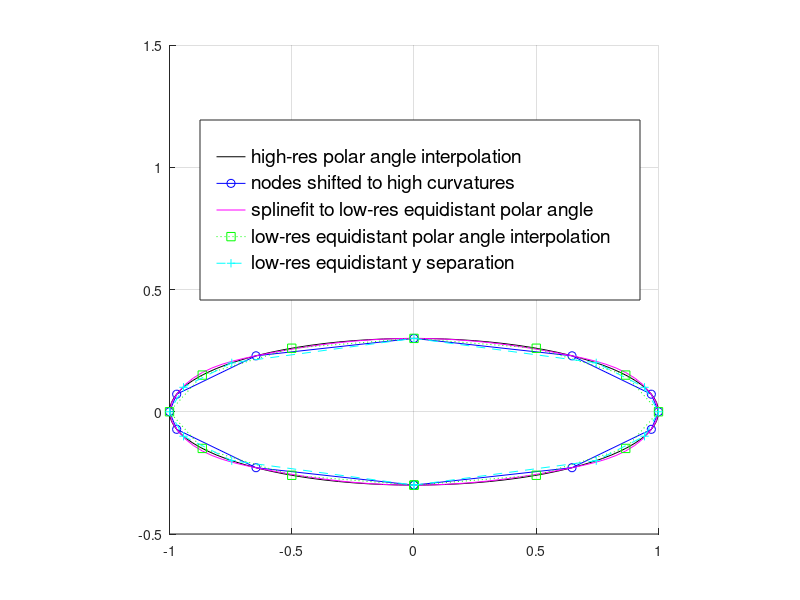
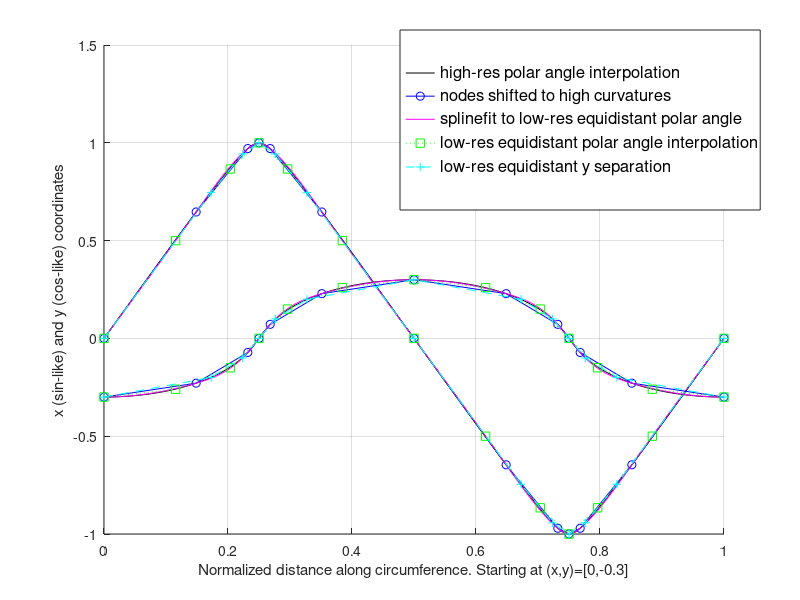

MATLAB code for these plots, in order:
% Spline approximation of ellipses in GNU octave
% How to choose appropriate nodes on the circumference
% ---------------------------------------------------------------------------
% Fit a piecewise cubic spline (of type pp) with breaks
% pp = splinefit (x, y, breaks)
% ---------------------------------------------------------------------------
% Spline approximation of a closed ellipse with a total of 9 nodes
% is already usable on common CNC xy milling machines. The approximation
% is better than for stepwise linear interpolation, but requires support
% of spline interpolation (G5, G5.1 or G5.2 commands).
%
%   G5 creates a cubic B-spline
%   G5.1 creates a quadratic B-Spline
%   G5.2 G5.3 NURBS Block rational B-Spline
%
% Spline interpolation yields good results for 9 or more nodes. 
% Definitions: Nodes = knots = waypoints of tool 
% This is true for various potential positions of the nodes on the
% circumference of a mathematicaly perfect ellipse.
% ---------------------------------------------------------------------------
% Tested are an equidistant distribution in polar angle space and a
% Method** novel and uncommon, with purpose to get a higher 
%          node density around regions of high curvature. **
% Also equidistant distribution along the short ellipse major axis is tested.
% This will also increase the density of nodes around high curvature parts.
% ---------------------------------------------------------------------------
% 
% For the minimum of 9 nodes, the newly proposed method**
% is slightly superior (on cost of some computation efforts).
% For 11 nodes and more, equidistant distribution in polar angle space is
% just equally fine. Most CAD, CAM or post-processers for CNC machining will
% simply transform any type of spline to short straight segments prior
% to sending it to the G-Code interpreter.
%
% A more simple approach than ** would slight shift the nodes
% towards the high curvature regions by applying a distortion to
% the equidistant polar grid. The optimum position of the 2 intermediates nodes
% per quadrant can be found numerically. A list of these positions 
% for ellipses with varying skewness would suit for most practial purposes.
%
% G-Code G1 straight line interpolation needs more nodes to get similarly
% low deviations from an perfect ellipse. A total of 21 nodes is likely
% sufficient for the most practically relevant CNC tasks. About 71 nodes would
% yield similarly good approximations as a spline approach with 13 nodes.

% The code of the published source
% https://www.mathworks.com/matlabcentral/answers/86615-how-to-plot-an-ellipse#answer_96122
% has been used as starting base.
%
% Newly introduced was a vector format, error calculation, and most interestingly,
%    a novel griding methode**
%    respecting he varying curvature along the circumference of the ellipse.
% ---------------------------------------------------------------------------
% Definition of mathematicaly perfect ellipse:
% (x/a)^2+(y/b)^2=1
% ---------------------------------------------------------------------------
close all;
clear all;

% Abbreviations
% bc = boundary conditions

% Parameters
R=1;             % Squeeze a circle
skewness=0.3;    % into a ellipse of height=width*skewness
noPts = 13;      % number of sampling points (pick odd)

noPts=ceil(noPts/2)*2-1;

% Derived quantites
a=1*R;          % horizontal radius
b=skewness*R;   % vertical radius
R=[a,b];        % put everything into vectors
P0=[0,0];       % ellipse centre coordinates

% circumference of the ellipse
% for a mathematicaly perfect ellipse
circumference=2*sqrt(0.5*a^2+0.5*b^2)*pi;
% any straight line approximation will have a shorter circumference.

% Griding to equidistant polar angles (low resolution sampling)
t1=linspace(-pi/2,3/2*pi,noPts);
V1=[cos(t1); sin(t1)]';
sampledEllipse=P0+R.*V1;
triangle1=diff(sampledEllipse,1);
d1 = sqrt(triangle1(:,1).^2+triangle1(:,2).^2);
p1=[0; cumsum(d1)];

% Derived quantites
curvature1 = (a*b)./((a*sin(t1)').^2+(b*cos(t1)').^2).^(3/2);
ROC=1./curvature1;% Radius of local curvature
maxL=5;           % max segment length for flat segments
maxAngle=15;      % increment in degree for circular segments
bowL=ROC*pi/180*maxAngle;
diffGrid=min(maxL, bowL); % avoid infinite ROC, cutoff at maxL

% Griding to equidistant polar angles (high resolution sampling)
t2=linspace(-pi/2,3/2*pi,101);
V2=[cos(t2); sin(t2)]';
highresEllipse=P0+R.*V2;
curvature2 = (a*b)./((a*sin(t2)').^2+(b*cos(t2)').^2).^(3/2);
triangle2=diff(highresEllipse,1);
d2 = sqrt(triangle2(:,1).^2+triangle2(:,2).^2);
p2=[0; cumsum(d2)];

% Griding to equidistant y-separations
% this will also produce more nodes in high curvture regions
t3=linspace(-1,1,(noPts-1)/2+1);
V3=[sqrt(1-t3(1:end-1).^2) -fliplr(sqrt(1-t3.^2)); t3(1:end-1) fliplr(t3)]';

equiYellipse=P0+R.*V3;
triangle3=diff(equiYellipse,1);
d3 = sqrt(triangle3(:,1).^2+triangle3(:,2).^2);
p3=[0; cumsum(d3)];

% ---------------------------------------------------------------------------
% Method** content
% generate a grid with a local spacing of diffGrid around nodes of grid fromGrid
%      use some approximation to achieve that
%      here we tak a -cosine function for the spacings
%      the integral optiGrid4 is a -sinus function that can be directly generated
%      diff(optiGrid4) is somewhat similar to the required variable spacing
%      having same min and max spacing, a smooth crossover, and equidistant
%      segment length around the x and y axis interceptions (angle = integer * pi/2)
A=max(diffGrid)-min(diffGrid);
const=(max(diffGrid)+min(diffGrid))/2;

% interpolmate half of the ellipse
N4 = (noPts-1)/4;   % no of segments in one quadrant
N=2*(2*N4+1)-1;     % no of segments for full ellipse
ttt4=[0:1/N4:2]*pi;

% define the integral directly as sinus function
% the derivates will be a cosine as targeted
% it may need to fix the phase and sign to get the targeted spacing
optiGrid4=0.5*A*N4/pi*sin(ttt4)+N4/pi*const*ttt4;

% interpolmate full of the ellipse
ttt=[-1/2:1/(N-1)*2:3/2]'*pi;
optiGrid1=[optiGrid4(1:end-1) optiGrid4(1:end)+optiGrid4(end)-optiGrid4(1)];

% scale to correct circumference
% optiGrid=optiGrid1/optiGrid1(end)*circumference;
% use optiGrid to grid the circumference instead of equidistant gridding
% the optiGrid has more dense sampling at high curvature segments
% optiGrid1 is still in mm units along the circumference
% figure; hold on;
% plot(t1(1:end-1), diff(p3),'b')
% plot(ttt(1:end-1), diff(optiGrid1),'r')

% Improved griding respecting the variable curvature
optiEllipse = interp1(p2,highresEllipse,optiGrid1/optiGrid1(end)*p2(end),"linear");
% you can test and compare 'linear', 'spline', 'pchip'
optiTriangle=diff(optiEllipse,1);
optiD = sqrt(optiTriangle(:,1).^2+optiTriangle(:,2).^2);
optiP=[0; cumsum(optiD)];
optiGrid=optiGrid1/optiGrid1(end)*optiP(end);

% End Method** content
% ---------------------------------------------------------------------------

% compare reconstruction from
%   p1, sampledEllipse vs
%   optiGrid, optiEllipse
% select wich method to compare, report rms error, and plot
% Reported is not the real rms error as usual
% it is just the missmatch with the implicit ellipse definition
%   1/N*sum(xi/a)^2+(yi/b)^2=1-rms(of average single point)
% serving fine as figure of merit.

samplingMethod=2;
  switch (samplingMethod)
   case 1
    fromEllipse=sampledEllipse;
    fromGrid=p1;
   case 2
    fromEllipse=optiEllipse;
    fromGrid=optiGrid;
   case 3
    fromEllipse=equiYellipse;
    fromGrid=p3;
    
  end

% May need to skip points around [-1,0] for error calculation
% Proper bc on 1st and 2nd derivatives would require 
% +2 data points at start and end of chain or use of periodic bc
% Simply skip first and last quarter of data to get rid of boundary impact
M=length(fromEllipse);
M4=(M-1)/4+1; idx=M4:M-M4-1;

% Local side length of triangle segments
triangle4=diff(fromEllipse,1);
% length of line segments - non-equal segment lengths
d4 = sqrt(triangle4(:,1).^2+triangle4(:,2).^2);
printf('Median segment length for low-res sampling: %.3f\n', median(d4(idx)));
printf('Std dev of segment length low-res sampling: %.3f\n', std(d4(idx)));

% Assuming adequately sampled x,y data
% we can reparameterize into segments of approximately equal length
% using cubic spline interpolation
% parameter is the position along the circumference of the ellipse
% circumference=2*sqrt(0.5*a^2+0.5*b^2)*pi;
tm = cumsum([0; d4]);
approxCircumference=tm(end); % sum of straight line segments

% Define equidistant grid for interpolation 
% reconstruct high-resolution from downsampled optiEllipse
tt = linspace(0,approxCircumference,101);

% Interpolation of x and y values is done independently
% For height<width i.e. skewness<1 the flat segments at [0,+1] and [0,-1]
% will be nicely interpolated
% Large errors expected for the high curvature segments at [+1,0] and [-1,0]
% use periodic bc for full ellipse
px= splinefit(fromGrid,fromEllipse(:,1), fromGrid, "order", 3, "periodic", true); 
py= splinefit(fromGrid,fromEllipse(:,2), fromGrid, "order", 3, "periodic", true); 
splineEllipse(:,1) =ppval(px,tt);
splineEllipse(:,2) =ppval(py,tt);
% for linear use
%splineEllipse=interp1(fromGrid,fromEllipse,tt,'linear');
%test and compared to interp1 using "linear", "spline", "pchip"


triangleNormalized=(splineEllipse./R).^2;
lengthNormalized=sqrt(triangleNormalized(:,1).^2+triangleNormalized(:,2).^2);
% this is the error distance to the perfect ellipse
err=sqrt((lengthNormalized-1).^2);
% Substitute with err=1-lengthNormalized and recalc result.

% Need to skip points around [-1,0] for error calculation
% Proper bc on 1st and 2nd derivatives would require 
% +2 data points at start and end of chain
MM=length(splineEllipse);
MM4=(MM-1)/4+1; jdx=MM4:MM-MM4-1;
rms=sqrt(sum(err(jdx).^2))/length(tt);
% Substitute with rms=(sum(err(jdx)))/length(tt); and recalc result.

% this is not the real rms error as usual
% it is just the missmatch with the implicit ellipse definition
% 1/N*sum(xi/a)^2+(yi/b)^2=1rms(of average single point)


% APPROXIMATION RESULT SUMMARY
% ---------------------------------------------------------------------------
% RMS error example for skewness=0.3, 101 pts generated from 9 pts straight-seg trace

 % Result for sampling of equidistant polar angles
  %   Median segment length: 0.382+/-0.130 (by definition equidistant in polar angle)
  %   Spline interpolat166ion: 0.011, Max. err: 0.296
  % Result for sampling of optimized sampling according to inverse curvature
  %   Median segment length: 0.382+/-0.244 (by purpose non-equidistant, distance scaling with inverse curvature)
  %   Spline interpolation: 0.009, Max. err: 0.254

% RMS error example for skewness=0.3, 101 pts generated from 13 pts straight-seg trace
  
  % Result for sampling of equidistant polar angles
  %   Median segment length: 0.382+/-0.130 (by definition equidistant in polar angle)
  %   Spline interpolat166ion: 0.012, Max. err: 0.267
  % Result for sampling of optimized sampling according to inverse curvature
  %   Median segment length: 0.382+/-0.244 (by purpose non-equidistant, distance scaling with inverse curvature)
  %   Spline interpolation: 0.0
  % Result for sampling of equidistant y coordinates
  %   Median segment length: 0.221+/-0.313 (by purpose non-equidistant, distance scaling with inverse curvature)
  %   Spline interpolation: 0.013, Max. err: 0.297
  
  % RMS error example for skewness=0.3, 101 pts generated from 21 pts straight-seg trace
  % Result for sampling of equidistant polar angles
  %   Median segment length: 0.231+/-0.077 (by definition equidistant in polar angle)
  %   Spline interpolation: 0.012, Max. err: 0.295
  % Result for sampling of optimized sampling according to inverse curvature
  %   Median segment length: 0.218+/-0.148 (by purpose non-equidistant, distance scaling with inverse curvature)
  %   Spline interpolation: 0.012, Max. err: 0.295
  % Result for sampling of equidistant y coordinates
  %   Median segment length: 0.221+/-0.313 (by purpose non-equidistant, distance scaling with inverse curvature)
  %   Spline interpolation: 0.012, Max. err: 0.292
  
% Almost equivalent result!
% The ellipse can be reconstructed with splines equivally well from
% a low-reolution sample data
%    - based on equidistant parameterization of polar angle
%    - based on non-equidistant parameterization according to inverse of local curvature

% Let's compare same grids for straight linear interpolation (e.g. if no spline interpolation is available) 

  % RMS error example for skewness=0.3, 101 pts generated from 13 pts straight-seg trace
  % Result for sampling of equidistant polar angles
  %   Median segment length: 0.382+/-0.129 (by definition equidistant in polar angle)
  %   Spline interpolation: 0.015, Max. err: 0.340
  % Result for sampling of optimized sampling according to inverse curvature
  %   Median segment length: 0.382+/-0.244 (by purpose non-equidistant, distance scaling with inverse curvature)
  %   Spline interpolation: 0.016, Max. err: 0.337
  % Result for sampling of equidistant y coordinates
  %   Median segment length: 0.221+/-0.313 (by purpose non-equidistant, distance scaling with inverse curvature)
  %   Spline interpolation: 0.017, Max. err: 0.357
  
  % RMS error example for skewness=0.3, 101 pts generated from 21 pts straight-seg trace
  % Result for sampling of equidistant polar angles
  %   Median segment length: 0.231+/-0.077 (by definition equidistant in polar angle)
  %   Linear interpolation: 0.013, Max. err: 0.310
  % Result for sampling of optimized sampling according to inverse curvature
  %   Median segment length: 0.218+/-0.148 (by purpose non-equidistant, distance scaling with inverse curvature)
  %   Linear interpolation: 0.014 Max. err: 0.313
  % Result for sampling of equidistant y coordinates
  %   Median segment length: 0.221+/-0.313 (by purpose non-equidistant, distance scaling with inverse curvature)
  %   Spline interpolation: 0.014, Max. err: 0.307

% Almost equivalent result!
% The rms error is similar for both griding methods.

% END APPROXIMATION RESULT SUMMARY
% ---------------------------------------------------------------------------


% Report analysis results
triangle=diff(splineEllipse,1);
d = sqrt(triangle(:,1).^2+triangle(:,2).^2);

printf('Median segment length for reconstructed 101 pt interpolation: %.3f\n', median(d(jdx)));
printf('Std dev of segment length reconstructed 101 pt interpolation:: %.3f\n', std(d(jdx)));
printf('RMS error for reconstructed interplation: %.3f\n', rms);
printf('Max. deviation from perfect ellipse is: %.3f\n', max(err(jdx)));

% ---------------------------------------------------------------------------
% Report figures for illustration
figsize=1600;
fig1=figure(1, 'position',figsize*[0,0,1,1]+[500,200,50,0]);

axis([-1 1 -0.5 1.5]);
axis equal
grid on
hold on
plot(highresEllipse(:,1),highresEllipse(:,2) ,'k');
plot(optiEllipse(:,1),optiEllipse(:,2) ,'-ob');

plot(splineEllipse(:,1),splineEllipse(:,2) ,'-m');
plot(sampledEllipse(:,1),sampledEllipse(:,2) ,':sg');

plot(equiYellipse(:,1),equiYellipse(:,2) ,'--+c');
leg=legend({'high-res polar angle interpolation','nodes shifted to high curvatures', ...
'splinefit to low-res equidistant polar angle','low-res equidistant polar angle interpolation', ...
'low-res equidistant y separation'},'location','northwest')
   set (leg, "fontsize", 14);
   set(leg,'position',[0.25 0.5 0.55 0.3])
%axis equal


% Attention: x and y values are interpolated independently from each other
% This is obviously not the best interpolation methode
% plot interpolation of x and y-values
figsize=1600;
fig2=figure(2, 'position',figsize*[0,0,1,1]+[500,200,50,0]+figsize*[1,0,0,0]);
hold on;
plot(p2/p2(end),highresEllipse(:,1),'-k');
plot(optiGrid/optiGrid(end),optiEllipse(:,1),'-ob')
plot(tt/tt(end),splineEllipse(:,1),'-m');
plot(p1/p1(end),sampledEllipse(:,1),':sg');
plot(p3/p3(end),equiYellipse(:,1) ,'--+c');


plot(p2/p2(end),highresEllipse(:,2),'-k');
plot(optiGrid/optiGrid(end),optiEllipse(:,2),'-ob');
plot(tt/tt(end),splineEllipse(:,2),'-m');
plot(p1/p1(end),sampledEllipse(:,2),':sg');
plot(p3/p3(end),equiYellipse(:,2) ,'--+c');
grid on
leg=legend({'high-res polar angle interpolation','nodes shifted to high curvatures', ...
'splinefit to low-res equidistant polar angle','low-res equidistant polar angle interpolation', ...
'low-res equidistant y separation'},'location','northwest')
   set (leg, "fontsize", 12);
   set(leg,'position',[0.5 0.65 0.45 0.3])
xlabel('Normalized distance along circumference. Starting at (x,y)=[0,-0.3]');
ylabel('x (sin-like) and y (cos-like) coordinates');
% ---------------------------------------------------------------------------
% END FILE